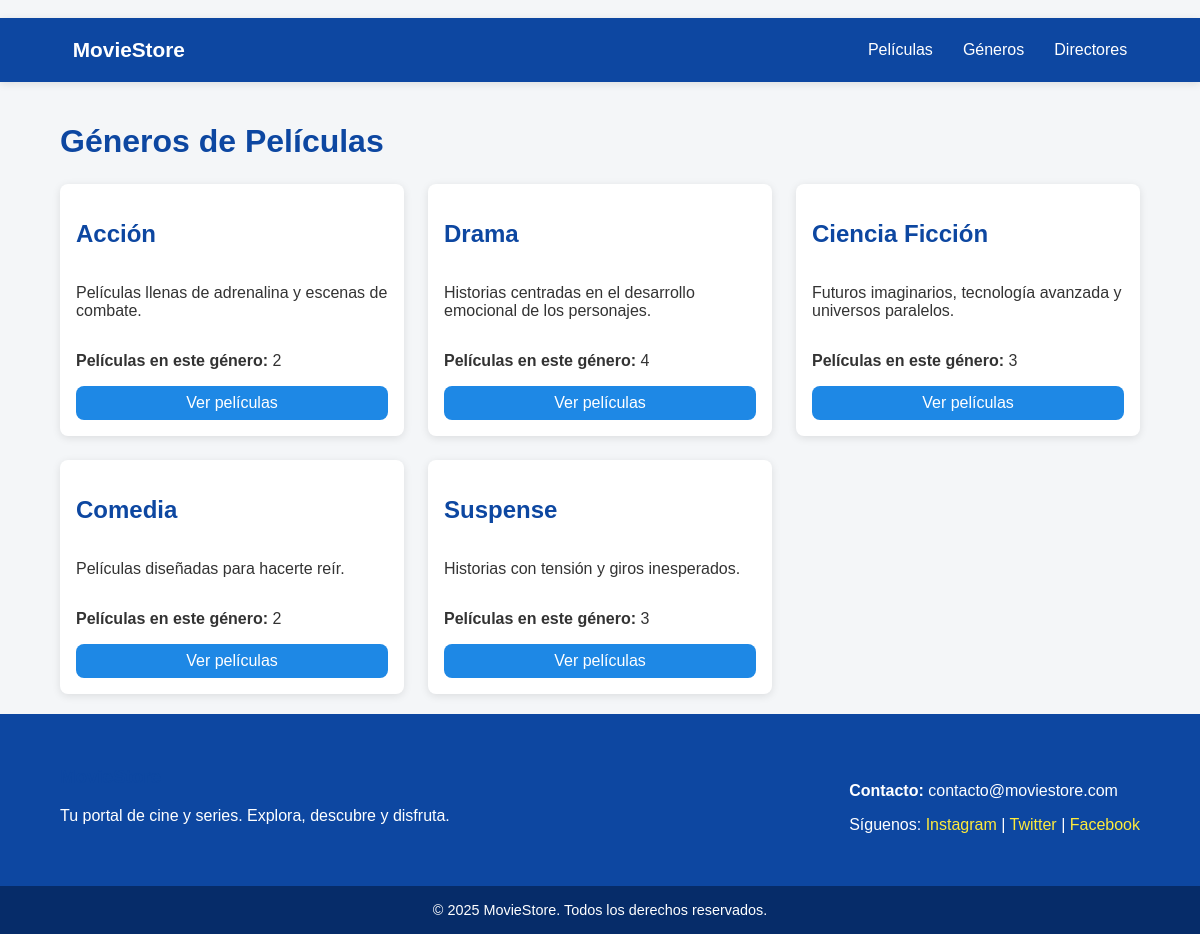
The page /genres/ on the database its author committed.
### movies/models.py (models this page shows, shortened)
class Genre(models.Model):
    name = models.CharField(max_length=50)
    description = models.TextField()

### movies/views.py (the view)
# urls.py: path('genres/', views.genre_list, name='genre_list'),
def genre_list(request):
    genres = Genre.objects.all()
    return render(request, 'movies/genre_list.html', {'genres': genres})

### movies/templates/movies/genre_list.html (shortened to what this page needs)
{% extends 'movies/base.html' %}
{% block content %}
    <h1>Géneros de Películas</h1>
    <div class="genre-grid movie-grid">
        {% for genre in genres %}
            <div class="card">
                <h2>{{ genre.name }}</h2>
                <p>{{ genre.description }}</p>
                <p><strong>Películas en este género:</strong> {{ genre.movies.count }}</p>
                <a href="{% url 'movies:genre_detail' genre.pk %}" class="button">Ver películas</a>
            </div>
        {% empty %}
            <p>No hay géneros disponibles.</p>
        {% endfor %}
    </div>
{% endblock %}

### movies/static/movies/styles.css (style rules this page uses)
html, body { height: 100%; margin: 0; }
body { display: flex; flex-direction: column; min-height: 100vh; font-family: "Poppins", Arial, sans-serif; margin: 0; background-color: #f4f6f8; color: #333; }
h1, h2, h3, h4 { color: #0d47a1; }
.movie-grid { display: grid; grid-template-columns: repeat(auto-fit, minmax(260px, 1fr)); gap: 1.5rem; margin-top: 1.5rem; }
.card { background-color: #fff; border-radius: 8px; box-shadow: 0 2px 8px rgba(0, 0, 0, 0.1); padding: 1rem; transition: transform 0.2s ease, box-shadow 0.3s ease; display: flex; flex-direction: column; justify-content: space-between; }
.button { display: inline-block; background-color: #1e88e5; color: white; padding: 0.5rem 1rem; border-radius: 8px; text-decoration: none; text-align: center; font-weight: 500; transition: background-color 0.3s ease, transform 0.1s ease-in; }

### rows shown on the page
Genre: name "Acción", description "Películas llenas de adrenalina y escenas de combate.", movies.count "2"
Genre: name "Drama", description "Historias centradas en el desarrollo emocional de los personajes.", movies.count "4"
Genre: name "Ciencia Ficción", description "Futuros imaginarios, tecnología avanzada y universos paralelos.", movies.count "3"
Genre: name "Comedia", description "Películas diseñadas para hacerte reír.", movies.count "2"
Genre: name "Suspense", description "Historias con tensión y giros inesperados.", movies.count "3"
